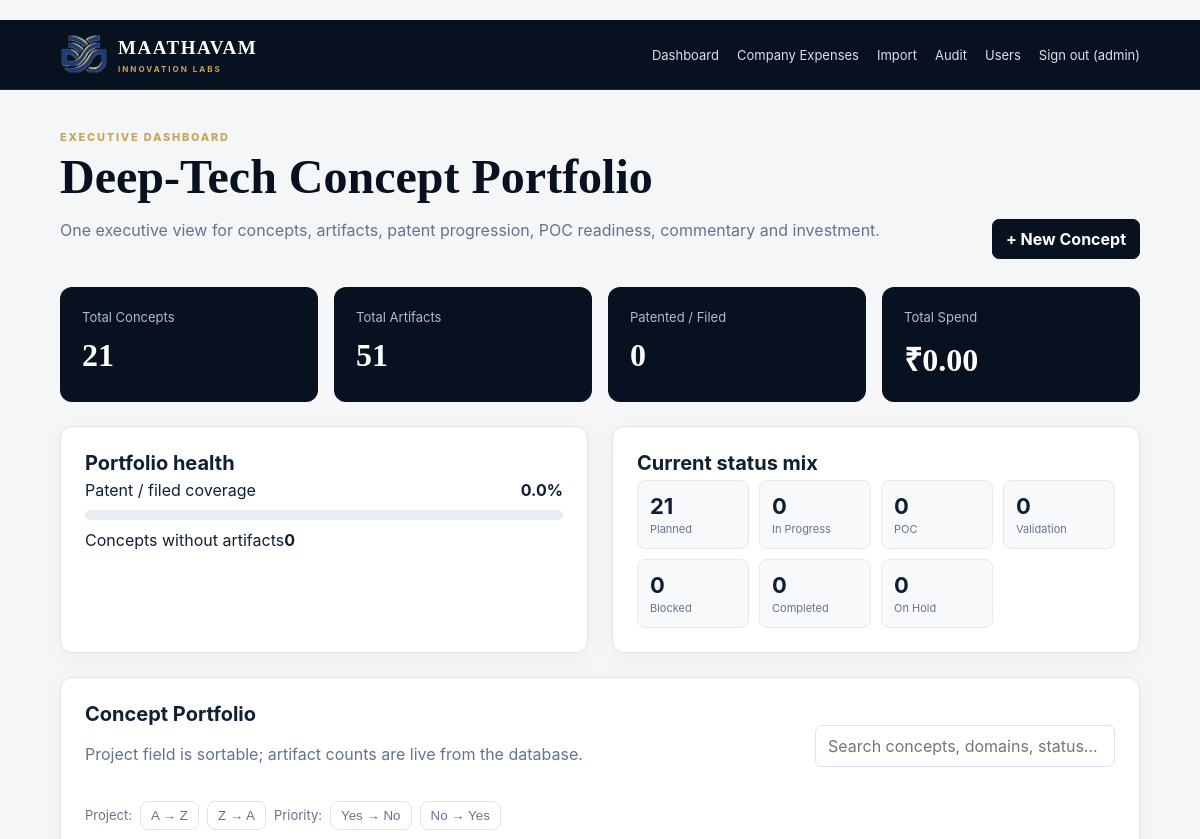
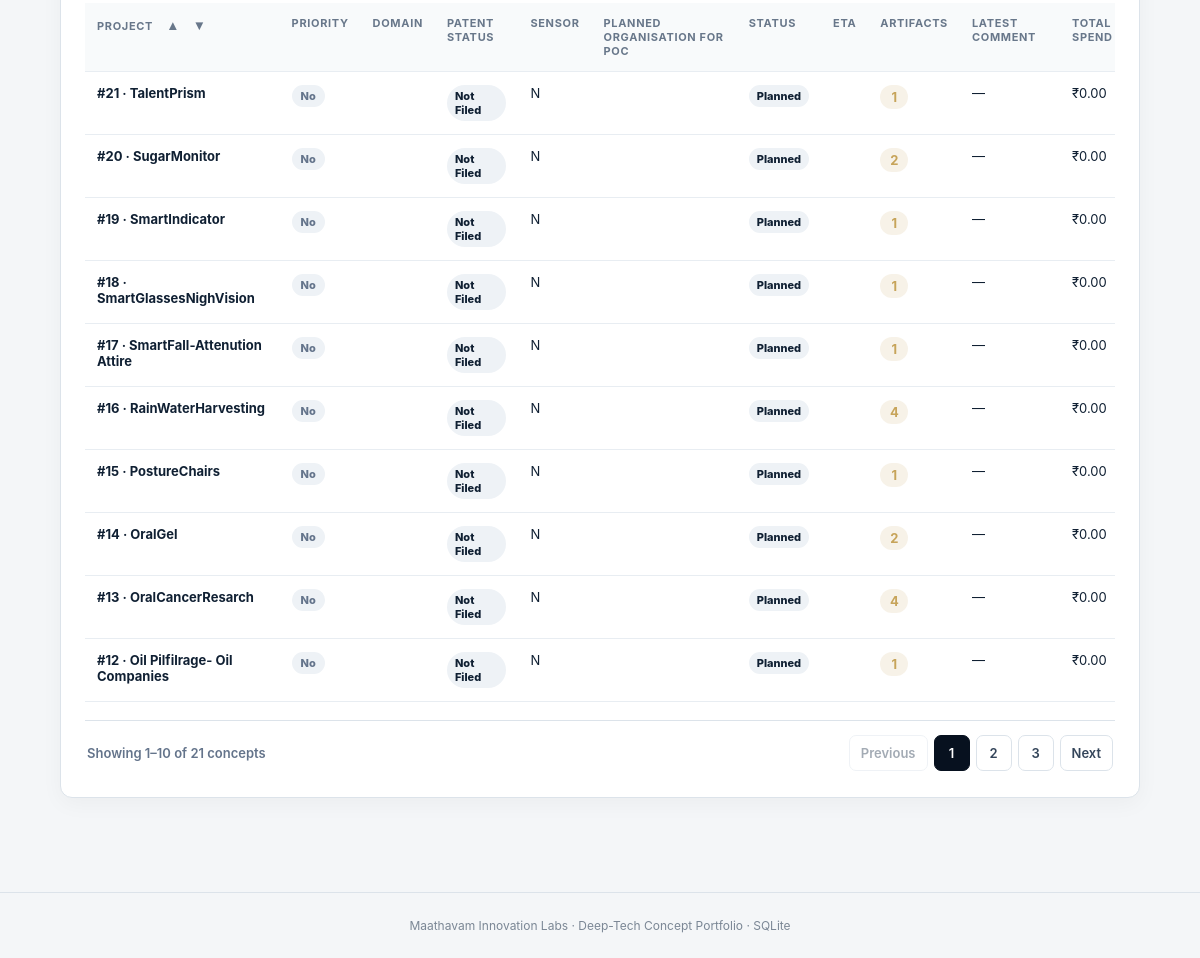
The page / (signed in) on the database its author committed (2 pictures, top to bottom).
### tables this page shows
CREATE TABLE projects(id INTEGER PRIMARY KEY AUTOINCREMENT,project_name TEXT NOT NULL,domain TEXT NOT NULL DEFAULT '',provisional_patent_status TEXT NOT NULL DEFAULT 'Not Filed',sensor TEXT NOT NULL DEFAULT 'N',planned_organisation TEXT NOT NULL DEFAULT '',status TEXT NOT NULL DEFAULT 'Planned',eta TEXT NOT NULL DEFAULT '',comments TEXT NOT NULL DEFAULT '',total_spend REAL NOT NULL DEFAULT 0,created_at TEXT NOT NULL,updated_at TEXT NOT NULL);

### app.py (the view)
@app.route("/")
def dashboard():
    sort = request.args.get("sort", "updated")
    direction = request.args.get("direction", "desc").lower()
    allowed = {
        "project": "p.project_name COLLATE NOCASE",
        "domain": "p.domain COLLATE NOCASE",
        "status": "p.status COLLATE NOCASE",
        "priority": "CASE WHEN p.priority = 'Yes' THEN 0 ELSE 1 END",
        "artifacts": "artifact_count",
        "updated": "p.updated_at",
    }
    order_col = allowed.get(sort, allowed["updated"])
    order_dir = "ASC" if direction == "asc" else "DESC"
    conn = db()
    projects = conn.execute(f"""
        SELECT p.*,
               (SELECT comment FROM comments c WHERE c.project_id=p.id ORDER BY c.created_at DESC LIMIT 1) AS latest_comment,
               (SELECT created_at FROM comments c WHERE c.project_id=p.id ORDER BY c.created_at DESC LIMIT 1) AS latest_comment_at,
               (SELECT COUNT(*) FROM artifacts a WHERE a.project_id=p.id) AS artifact_count
        FROM projects p
        ORDER BY {order_col} {order_dir}, p.id DESC
    """).fetchall()
    summary = conn.execute("""
        SELECT COUNT(*) AS concepts,
               COALESCE(SUM(CASE WHEN lower(provisional_patent_status) IN ('patented','provisional patent filed','provisional filed') THEN 1 ELSE 0 END),0) AS patented_or_filed,
               COALESCE(SUM(CASE WHEN lower(provisional_patent_status) IN ('not filed','provisional patent not filed','pending') THEN 1 ELSE 0 END),0) AS provisional_not_filed,
               COALESCE(SUM(total_spend),0) AS total_spend,
               (SELECT COUNT(*) FROM artifacts) AS artifacts
        FROM projects
    """).fetchone()
    conn.close()
    return render_template("dashboard.html", projects=projects, summary=summary, sort=sort, direction=direction)

### app.py (called while the page is built)
def db():
    conn = sqlite3.connect(DB_PATH)
    conn.row_factory = sqlite3.Row
    conn.execute("PRAGMA foreign_keys = ON")
    return conn

def current_user():
    return session.get("username")

def require_login():
    return bool(session.get("user_id"))

@app.context_processor
def inject_user():
    return {"current_username": current_user(), "current_role": session.get("role")}

@app.before_request
def protect_routes():
    allowed = {"login", "static", "uploaded_file"}
    if request.endpoint not in allowed and not require_login():
        return redirect(url_for("login"))

### templates/dashboard.html (shortened to what this page needs)
﻿{% extends "base.html" %}
{% block content %}
<section class="hero">
  <div><div class="eyebrow">EXECUTIVE DASHBOARD</div><h1>Deep-Tech Concept Portfolio</h1><p>One executive view for concepts, artifacts, patent progression, POC readiness, commentary and investment.</p></div>
  {% if current_role in ['admin','editor'] %}<a class="btn primary" href="{{ url_for('new_project') }}">+ New Concept</a>{% endif %}
</section>
<section class="summary-grid">
  <div class="metric"><span>Total Concepts</span><strong>{{ summary['concepts'] }}</strong></div>
  <div class="metric"><span>Total Artifacts</span><strong>{{ summary['artifacts'] }}</strong></div>
  <div class="metric"><span>Patented / Filed</span><strong>{{ summary['patented_or_filed'] }}</strong></div>
  <div class="metric"><span>Total Spend</span><strong>₹{{ "{:,.2f}".format(summary['total_spend'] or 0) }}</strong></div>
</section>
<section class="exec-grid">
  <div class="panel"><h2>Portfolio health</h2><div class="health-list">
    {% set total = summary['concepts'] or 1 %}
    <div><span>Patent / filed coverage</span><b>{{ ((summary['patented_or_filed'] / total) * 100)|round(0) }}%</b></div>
    <div class="bar"><i style="width:{{ ((summary['patented_or_filed'] / total) * 100) }}%"></i></div>
    <div><span>Concepts without artifacts</span><b>{{ projects|selectattr('artifact_count','equalto',0)|list|length }}</b></div>
  </div></div>
  <div class="panel"><h2>Current status mix</h2><div class="status-cards">
    {% for s in ['Planned','In Progress','POC','Validation','Blocked','Completed','On Hold'] %}
      {% set count=projects|selectattr('status','equalto',s)|list|length %}
      <div><strong>{{ count }}</strong><span>{{ s }}</span></div>
    {% endfor %}
  </div></div>
</section>
<section class="panel">
  <div class="panel-head">
    <div>
      <h2>Concept Portfolio</h2>
      <p>Project field is sortable; artifact counts are live from the database.</p>
    </div>
    <input id="search"
           class="search"
           placeholder="Search concepts, domains, status..."
           oninput="filterRows()">
  </div>
  <div class="sort-tools">
    <span>Project:</span>
    <button class="sort-btn {% if sort=='project' and direction=='asc' %}active{% endif %}"
            onclick="sortProjects('asc')">A → Z</button>
    <button class="sort-btn {% if sort=='project' and direction=='desc' %}active{% endif %}"
            onclick="sortProjects('desc')">Z → A</button>
    <span>Priority:</span>
    <button class="sort-btn {% if sort=='priority' and direction=='asc' %}active{% endif %}"
            onclick="sortPriority('asc')">Yes → No</button>
    <button class="sort-btn {% if sort=='priority' and direction=='desc' %}active{% endif %}"
            onclick="sortPriority('desc')">No → Yes</button>
  </div>
  <div class="table-wrap">
    <table id="projectTable">
      <thead>
        <tr>
          <th>Project
            <span class="sort-arrows">
              <button onclick="sortProjects('asc')" title="Ascending">▲</button>
              <button onclick="sortProjects('desc')" title="Descending">▼</button>
            </span>
          </th>
          <th>Priority</th>
          <th>Domain</th>
          <th>Patent Status</th>
          <th>Sensor</th>
          <th>Planned Organisation for POC</th>
          <th>Status</th>
          <th>ETA</th>
          <th>Artifacts</th>
          <th>Latest Comment</th>
          <th>Total Spend</th>
        </tr>
      </thead>
      <tbody>
      {% for p in projects %}
        <tr class="data-row"
            onclick="location.href='{{ url_for('project', project_id=p['id']) }}'">
          <td><strong>#{{ p['id'] }} · {{ p['project_name'] }}</strong></td>
          <td><span class="priority {{ 'yes' if p['priority']=='Yes' else 'no' }}">{{ p['priority'] }}</span></td>
          <td>{{ p['domain'] }}</td>
          <td><span class="badge">{{ p['provisional_patent_status'] }}</span></td>
          <td>{{ p['sensor'] }}</td>
          <td>{{ p['planned_organisation'] }}</td>
          <td><span class="status {{ p['status']|lower|replace(' ','-') }}">{{ p['status'] }}</span></td>
          <td>{{ p['eta'] }}</td>
          <td><span class="artifact-count">{{ p['artifact_count'] }}</span></td>
          <td>
            <div>{{ p['latest_comment'] or p['comments'] or '—' }}</div>
          </td>
          <td>₹{{ "{:,.2f}".format(p['total_spend'] or 0) }}</td>
        </tr>
      {% else %}
        <tr>
          <td colspan="11" class="empty">No concepts yet. Create the first concept.</td>
        </tr>
      {% endfor %}
      </tbody>
    </table>
  </div>
  <div id="pagination"
       class="pagination"
       aria-label="Concept portfolio pagination"></div>
</section>
{% endblock %}

### templates/base.html (shortened to what this page needs)
<!doctype html>
<html lang="en">
<head>
<link rel="stylesheet" href="{{ url_for('static', filename='style.css') }}">
</head>
<body>
<header>
  <a class="brand" href="{{ url_for('dashboard') }}" aria-label="Maathavam Innovation Labs home">
    <img class="brand-mark-img" src="{{ url_for('static', filename='maathavam-mark.png') }}" alt="">
    <span class="brand-copy"><strong>MAATHAVAM</strong><small>INNOVATION LABS</small></span>
  </a>
<nav>
{% if current_username %}<a href="{{ url_for('dashboard') }}">Dashboard</a>
<a href="{{ url_for('company_expenses') }}">Company Expenses</a>{% if current_role in ['admin','editor'] %}<a href="{{ url_for('import_projects') }}">Import</a>{% endif %}
{% if current_role == 'admin' %}<a href="{{ url_for('audit_page') }}">Audit</a><a href="{{ url_for('users') }}">Users</a>{% endif %}
<a href="{{ url_for('logout') }}">Sign out ({{ current_username }})</a>{% endif %}
</nav></header>
<main>
{% block content %}{% endblock %}
</main>
<footer>Maathavam Innovation Labs · Deep-Tech Concept Portfolio · SQLite</footer>
</body>
</html>

### rows shown on the page
projects: id "21", status "Planned", project_name "TalentPrism", priority "No", provisional_patent_status "Not Filed", sensor "N", artifact_count "1", comments "—", total_spend "0.00"
projects: id "20", project_name "SugarMonitor", priority "No", provisional_patent_status "Not Filed", sensor "N", status "Planned", artifact_count "2", comments "—", total_spend "0.00"
projects: id "19", project_name "SmartIndicator", priority "No", provisional_patent_status "Not Filed", sensor "N", status "Planned", artifact_count "1", comments "—", total_spend "0.00"
projects: id "18", project_name "SmartGlassesNighVision", priority "No", provisional_patent_status "Not Filed", sensor "N", status "Planned", artifact_count "1", comments "—", total_spend "0.00"
projects: id "17", project_name "SmartFall-Attenution Attire", priority "No", provisional_patent_status "Not Filed", sensor "N", status "Planned", artifact_count "1", comments "—", total_spend "0.00"
projects: id "16", project_name "RainWaterHarvesting", priority "No", provisional_patent_status "Not Filed", sensor "N", status "Planned", artifact_count "4", comments "—", total_spend "0.00"
projects: id "15", project_name "PostureChairs", priority "No", provisional_patent_status "Not Filed", sensor "N", status "Planned", artifact_count "1", comments "—", total_spend "0.00"
projects: id "14", project_name "OralGel", priority "No", provisional_patent_status "Not Filed", sensor "N", status "Planned", artifact_count "2", comments "—", total_spend "0.00"
projects: id "13", project_name "OralCancerResarch", priority "No", provisional_patent_status "Not Filed", sensor "N", status "Planned", artifact_count "4", comments "—", total_spend "0.00"
projects: id "12", project_name "Oil Pilfilrage- Oil Companies", priority "No", provisional_patent_status "Not Filed", sensor "N", status "Planned", artifact_count "1", comments "—", total_spend "0.00"

### other values the page prints
{{ current_username }} "admin"
{{ summary['concepts'] }} "21"
{{ summary['artifacts'] }} "51"
{{ summary['patented_or_filed'] }} "0"
{{ "{:,.2f}".format(summary['total_spend'] or 0) }} "0.00"
{{ ((summary['patented_or_filed'] / total) * 100)|round(0) }} "0.0"
{{ projects|selectattr('artifact_count','equalto',0)|list|length }} "0"
{{ count }} "0" "0" "0" "0" "0" "0"
{{ s }} "In Progress" "POC" "Validation" "Blocked" "Completed" "On Hold"
